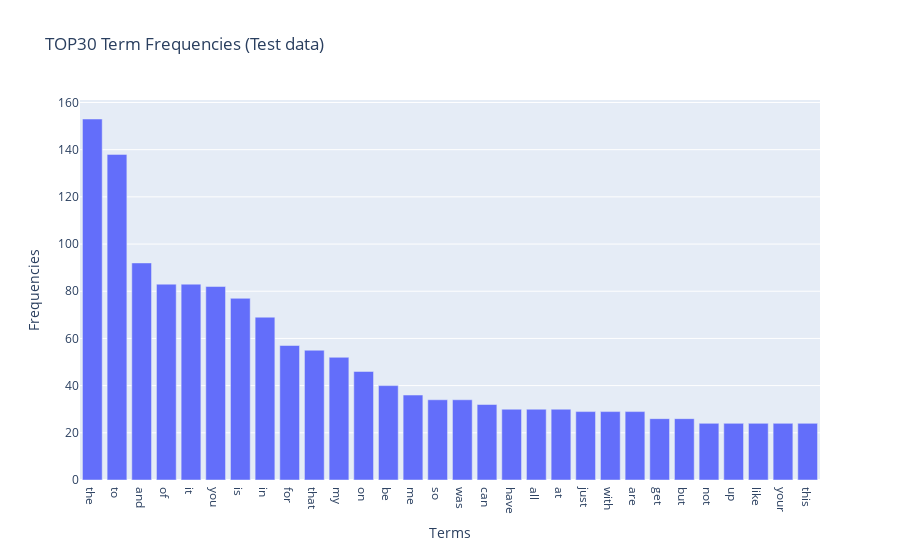

Notebook code for this chart:
### Code cell
#learn the vocabulary and return document-term matrix
count_vect = CountVectorizer()
test_df_counts = count_vect.fit_transform(test_df.text) 

#TOP30 Term Frequencies (Test data)
test_term_frequencies = []
test_counts_arr = test_df_counts.sum(axis=0).tolist()[0]
for j in range(0, test_df_counts.shape[1]):
    test_term_frequencies.append(test_counts_arr[j])

freqDF = pd.DataFrame(count_vect.get_feature_names_out(), columns= ['terms'])
freqDF['frequency'] = test_term_frequencies

# sort
freqDF = freqDF.sort_values(by=['frequency'], ascending=False)

fig = px.bar(freqDF[:30], x=freqDF['terms'][:30], y=freqDF['frequency'][:30], title  = "TOP30 Term Frequencies (Test data)", labels = {'x':'Terms', 'y':'Frequencies'})

fig.show()

### Figure 1 — Plotly figure (JSON) as saved in the notebook; plotly's stock layout.template omitted (floating-point values rounded to 4 significant figures)
{"data": [{"alignmentgroup": "True", "hovertemplate": "Terms=%{x}<br>Frequencies=%{y}<extra></extra>", "legendgroup": "", "marker": {"color": "#636efa", "pattern": {"shape": ""}}, "name": "", "offsetgroup": "", "orientation": "v", "showlegend": false, "textposition": "auto", "type": "bar", "x": ["the", "to", "and", "of", "it", "you", "is", "in", "for", "that", "my", "on", "be", "me", "so", "was", "can", "have", "all", "at", "just", "with", "are", "get", "but", "not", "up", "like", "your", "this"], "xaxis": "x", "y": [153, 138, 92, 83, 83, 82, 77, 69, 57, 55, 52, 46, 40, 36, 34, 34, 32, 30, 30, 30, 29, 29, 29, 26, 26, 24, 24, 24, 24, 24], "yaxis": "y"}], "layout": {"barmode": "relative", "legend": {"tracegroupgap": 0}, "title": {"text": "TOP30 Term Frequencies (Test data)"}, "xaxis": {"anchor": "y", "domain": [0, 1], "title": {"text": "Terms"}}, "yaxis": {"anchor": "x", "domain": [0, 1], "title": {"text": "Frequencies"}}}}
